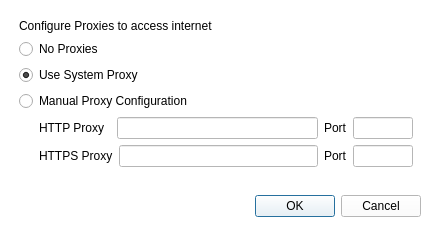
<?xml version="1.0" encoding="UTF-8"?>
<ui version="4.0">
 <class>ProxySettingDialog</class>
 <widget class="QDialog" name="ProxySettingDialog">
  <property name="geometry">
   <rect>
    <x>0</x>
    <y>0</y>
    <width>432</width>
    <height>228</height>
   </rect>
  </property>
  <property name="windowTitle">
   <string>Proxy Settings</string>
  </property>
  <property name="styleSheet">
   <string notr="true">background-color: #ffffff;</string>
  </property>
  <layout class="QVBoxLayout" name="verticalLayout_2">
   <item>
    <layout class="QVBoxLayout" name="verticalLayout">
     <property name="leftMargin">
      <number>8</number>
     </property>
     <property name="topMargin">
      <number>8</number>
     </property>
     <property name="rightMargin">
      <number>8</number>
     </property>
     <property name="bottomMargin">
      <number>8</number>
     </property>
     <item>
      <widget class="QLabel" name="label">
       <property name="text">
        <string>Configure Proxies to access internet</string>
       </property>
      </widget>
     </item>
     <item>
      <widget class="QRadioButton" name="noProxy">
       <property name="text">
        <string>No Proxies</string>
       </property>
      </widget>
     </item>
     <item>
      <widget class="QRadioButton" name="systemProxy">
       <property name="text">
        <string>Use System Proxy</string>
       </property>
       <property name="checked">
        <bool>true</bool>
       </property>
      </widget>
     </item>
     <item>
      <widget class="QRadioButton" name="manualProxy">
       <property name="text">
        <string>Manual Proxy Configuration</string>
       </property>
      </widget>
     </item>
     <item>
      <layout class="QHBoxLayout" name="horizontalLayout">
       <property name="leftMargin">
        <number>20</number>
       </property>
       <item>
        <widget class="QLabel" name="label_2">
         <property name="text">
          <string>HTTP Proxy  </string>
         </property>
        </widget>
       </item>
       <item>
        <widget class="QLineEdit" name="httpProxyIp"/>
       </item>
       <item>
        <widget class="QLabel" name="label_3">
         <property name="text">
          <string>Port</string>
         </property>
        </widget>
       </item>
       <item>
        <widget class="QLineEdit" name="httpProxyPort">
         <property name="sizePolicy">
          <sizepolicy hsizetype="Minimum" vsizetype="Fixed">
           <horstretch>0</horstretch>
           <verstretch>0</verstretch>
          </sizepolicy>
         </property>
         <property name="minimumSize">
          <size>
           <width>30</width>
           <height>0</height>
          </size>
         </property>
         <property name="maximumSize">
          <size>
           <width>60</width>
           <height>16777215</height>
          </size>
         </property>
         <property name="sizeIncrement">
          <size>
           <width>0</width>
           <height>0</height>
          </size>
         </property>
         <property name="maxLength">
          <number>5</number>
         </property>
        </widget>
       </item>
      </layout>
     </item>
     <item>
      <layout class="QHBoxLayout" name="horizontalLayout_2">
       <property name="leftMargin">
        <number>20</number>
       </property>
       <item>
        <widget class="QLabel" name="label_4">
         <property name="text">
          <string>HTTPS Proxy</string>
         </property>
        </widget>
       </item>
       <item>
        <widget class="QLineEdit" name="httpsProxyIp"/>
       </item>
       <item>
        <widget class="QLabel" name="label_5">
         <property name="text">
          <string>Port</string>
         </property>
        </widget>
       </item>
       <item>
        <widget class="QLineEdit" name="httpsProxyPort">
         <property name="sizePolicy">
          <sizepolicy hsizetype="Fixed" vsizetype="Fixed">
           <horstretch>0</horstretch>
           <verstretch>0</verstretch>
          </sizepolicy>
         </property>
         <property name="minimumSize">
          <size>
           <width>60</width>
           <height>0</height>
          </size>
         </property>
         <property name="maximumSize">
          <size>
           <width>60</width>
           <height>16777215</height>
          </size>
         </property>
         <property name="maxLength">
          <number>5</number>
         </property>
        </widget>
       </item>
      </layout>
     </item>
    </layout>
   </item>
   <item>
    <spacer name="verticalSpacer">
     <property name="orientation">
      <enum>Qt::Vertical</enum>
     </property>
     <property name="sizeHint" stdset="0">
      <size>
       <width>20</width>
       <height>40</height>
      </size>
     </property>
    </spacer>
   </item>
   <item>
    <widget class="QDialogButtonBox" name="buttonBox">
     <property name="orientation">
      <enum>Qt::Horizontal</enum>
     </property>
     <property name="standardButtons">
      <set>QDialogButtonBox::Cancel|QDialogButtonBox::Ok</set>
     </property>
    </widget>
   </item>
  </layout>
 </widget>
 <resources/>
 <connections>
  <connection>
   <sender>buttonBox</sender>
   <signal>accepted()</signal>
   <receiver>ProxySettingDialog</receiver>
   <slot>accept()</slot>
   <hints>
    <hint type="sourcelabel">
     <x>248</x>
     <y>254</y>
    </hint>
    <hint type="destinationlabel">
     <x>157</x>
     <y>274</y>
    </hint>
   </hints>
  </connection>
  <connection>
   <sender>buttonBox</sender>
   <signal>rejected()</signal>
   <receiver>ProxySettingDialog</receiver>
   <slot>reject()</slot>
   <hints>
    <hint type="sourcelabel">
     <x>316</x>
     <y>260</y>
    </hint>
    <hint type="destinationlabel">
     <x>286</x>
     <y>274</y>
    </hint>
   </hints>
  </connection>
 </connections>
</ui>
